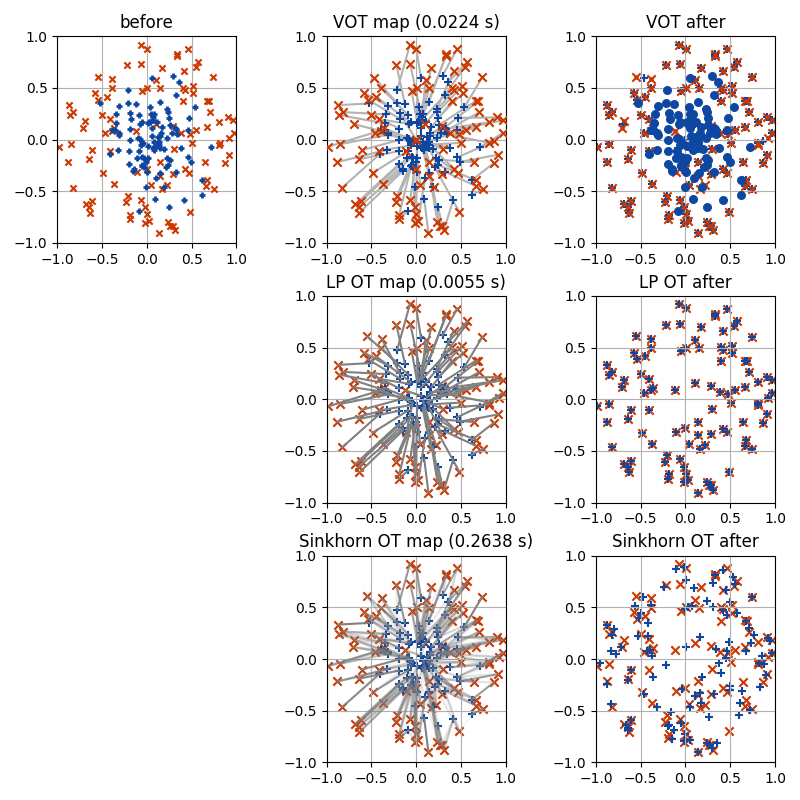

Source code (Python):
# PyVot Python Variational Optimal Transportation
# Author: Liang Mi <[email redacted]>
# Date: April 28th 2020
# Latest update: Sep 1st 2023
# Licence: MIT

import os
import sys
import time
from scipy.spatial.distance import cdist
import numpy as np
import matplotlib.pyplot as plt
import matplotlib.collections as mc
import ot
import ot.plot
sys.path.append(os.path.dirname(os.path.dirname(os.path.dirname(os.path.abspath(__file__)))))
from vot_numpy import VOT
import utils_numpy as utils


# -------------------- #
# ----- SET UP ------- #
# -------------------- #
mean, cov = [0, 0], [[.08, 0], [0, .08]]
# larger N -> faster convergence
N0, K = 100, 100
np.random.seed(0)
y = np.random.multivariate_normal(mean, cov, K).clip(-0.99, 0.99)
p_coor_before = y.copy()
x, _ = utils.random_sample(N0, 2, sampling='disk')
plt.close('all')
plt.figure(figsize=(8, 8))
minx, maxx, miny, maxy = -1, 1, -1, 1
plot_map = True


# -------------------- #
# ------- VOT -------- #
# -------------------- #
print('---- Running VOT ----')
dist = cdist(y, x, 'sqeuclidean')

mass_e = np.ones(N0) / N0
mass_p = np.ones(K) / K

tick = time.process_time()
vot = VOT(y=y, x=x, verbose=False)
output = vot.cluster(max_iter_y=1, max_iter_h=3000, lr=1, lr_decay=200, beta=0.9)
tock = time.process_time()
print('total time: {0:.4f}'.format(tock-tick))


if plot_map:
    # ----- plot before ----- #
    plt.subplot(331)
    plt.xlim(minx, maxx)
    plt.ylim(miny, maxy)
    plt.grid(True)
    plt.title('before')
    plt.scatter(vot.x[0][:, 0], vot.x[0][:, 1], marker='x', color=utils.COLOR_RED)
    plt.scatter(p_coor_before[:, 0], p_coor_before[:, 1], marker='+', color=utils.COLOR_DARK_BLUE)

    # ------ plot map ------- #
    ot_map = [[tuple(p1), tuple(p2)] for p1, p2 in zip(p_coor_before.tolist(), vot.y.tolist())]
    lines = mc.LineCollection(ot_map, colors=utils.COLOR_LIGHT_GREY)
    fig332 = plt.subplot(332)
    plt.xlim(minx, maxx)
    plt.ylim(miny, maxy)
    plt.grid(True)
    plt.title('VOT map ({0:.4f} s)'.format(tock - tick))
    fig332.add_collection(lines)
    plt.scatter(p_coor_before[:, 0], p_coor_before[:, 1], marker='+', color=utils.COLOR_DARK_BLUE, zorder=2)
    plt.scatter(vot.y[:, 0], vot.y[:, 1], marker='x', color=utils.COLOR_RED, zorder=3)

    # ------ plot after ----- #
    plt.subplot(333)
    plt.xlim(minx, maxx)
    plt.ylim(miny, maxy)
    plt.grid(True)
    plt.title('VOT after')
    plt.scatter(vot.x[0][:, 0], vot.x[0][:, 1], marker='x', color=utils.COLOR_RED)
    plt.scatter(vot.y[:, 0], vot.y[:, 1], marker='+', color=utils.COLOR_DARK_BLUE)


# -------------------- #
# -- LINEAR PROGRAM -- #
# -------------------- #
print('---- Running linear program ----')

y = p_coor_before.copy()
M = ot.dist(y, x)
M /= M.max()

tick = time.process_time()
Gs = ot.emd(mass_p, mass_e, M)
tock = time.process_time()
print('total time: {0:.4f}'.format(tock-tick))
for i in range(2):
    tmp = x[:, i]
    y[:, i] = (Gs * N0 * tmp[None, :]).sum(axis=1)


if plot_map:
    # ------ plot map ------- #
    plt.subplot(335); plt.xlim(minx, maxx); plt.ylim(miny, maxy); plt.grid(True)
    plt.title('LP OT map ({0:.4f} s)'.format(tock-tick))
    ot.plot.plot2D_samples_mat(p_coor_before, x, Gs, color=[.5, .5, 0.5])
    plt.scatter(x[:, 0], x[:, 1], marker='x', color=utils.COLOR_RED, zorder=2)
    plt.scatter(p_coor_before[:, 0], p_coor_before[:, 1], marker='+', color=utils.COLOR_DARK_BLUE, zorder=3)

    # ------ plot after ----- #
    plt.subplot(336); plt.xlim(minx, maxx); plt.ylim(miny, maxy); plt.grid(True)
    plt.title('LP OT after')
    plt.scatter(x[:, 0], x[:, 1], marker='x', color=utils.COLOR_RED)
    plt.scatter(y[:, 0], y[:, 1], marker='+', color=utils.COLOR_DARK_BLUE)


# -------------------- #
# ----- SINKHORN ----- #
# -------------------- #
print('---- Running Sinkhorn ----')

y = p_coor_before.copy()
M = ot.dist(y, x)
M /= M.max()

lambd = 1e-3
tick = time.process_time()
Gs = ot.sinkhorn(mass_p, mass_e, M, lambd)
tock = time.process_time()
print('total time: {0:.4f}'.format(tock-tick))
for i in range(2):
    tmp = x[:, i]
    y[:, i] = (Gs * N0 * tmp[None, :]).sum(axis=1)


if plot_map:
    # ------ plot map ------- #
    plt.subplot(338); plt.xlim(minx, maxx); plt.ylim(miny, maxy); plt.grid(True)
    plt.title('Sinkhorn OT map ({0:.4f} s)'.format(tock-tick))
    ot.plot.plot2D_samples_mat(p_coor_before, x, Gs, color=[.5, .5, 0.5])
    plt.scatter(x[:, 0], x[:, 1], marker='x', color=utils.COLOR_RED)
    plt.scatter(p_coor_before[:, 0], p_coor_before[:, 1], marker='+', color=utils.COLOR_DARK_BLUE)

    # ------ plot after ----- #
    plt.subplot(339); plt.xlim(minx, maxx); plt.ylim(miny, maxy); plt.grid(True)
    plt.title('Sinkhorn OT after')
    plt.scatter(x[:, 0], x[:, 1], marker='x', color=utils.COLOR_RED)
    plt.scatter(y[:, 0], y[:, 1], marker='+', color=utils.COLOR_DARK_BLUE)

    # -------------------- #
    # ------- PLOT ------- #
    # -------------------- #
    plt.tight_layout(pad=1.0, w_pad=1.5, h_pad=0.5)
    plt.savefig('vot_vs_sinkhorn.png', format="png")
    plt.show()
